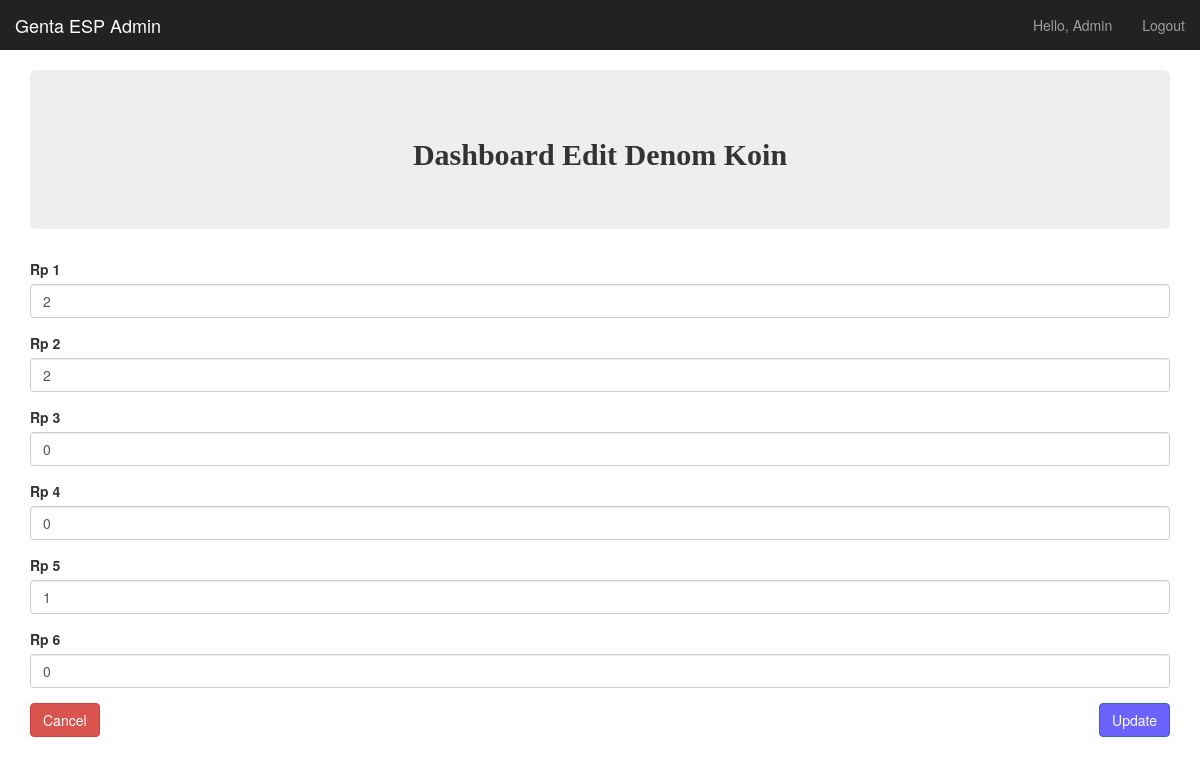
/denom_koin_process/edit_denom_koin.php?id_denom_koin=1 (signed in), run on the app's committed database.
### tables this page shows
CREATE TABLE `denom_koin` (
  `id_denom_koin` int(12) NOT NULL,
  `denom_koin` bigint(12) NOT NULL,
  `id_users` int(11) NOT NULL,
  `rp1` int(12) NOT NULL,
  `rp2` int(12) NOT NULL,
  `rp3` int(12) NOT NULL,
  `rp4` int(12) NOT NULL,
  `rp5` int(12) NOT NULL,
  `rp6` int(12) NOT NULL,
  `inpak` int(11) NOT NULL,
  `created_at` datetime NOT NULL,
  `updated_at` datetime NOT NULL
);

### denom_koin_process/edit_denom_koin.php (the view, shortened to what this page needs)
<?php
	include '../koneksi.php';
	if ($_POST) {
		date_default_timezone_set("Asia/Bangkok");
		$result = $mysqli->query("UPDATE denom_koin SET id_denom_koin='".$_POST['id_denom_koin']."', rp1='".$_POST['rp1']."', rp2='".$_POST['rp2']."', rp3='".$_POST['rp3']."', rp4='".$_POST['rp4']."', rp5='".$_POST['rp5']."', rp6='".$_POST['rp6']."', updated_at='".date('Y-m-d H:s:i')."' WHERE id_denom_koin=".$_POST['id_denom_koin']);
		if(!$result){
			echo $mysqli->connect_errno." - ".$mysqli->connect_error;
			exit();
		}else{
			echo "<script>
           alert('Data berhasil di update');
           window.location.href='dashboard_u.php';
           </script>";
		}
	}else{
		$result = $mysqli->query("SELECT * FROM `denom_koin` WHERE `id_denom_koin` = ".$_GET['id_denom_koin']."");
		if($result->num_rows > 0){
           $data = mysqli_fetch_object($result);
        }else{
           echo "data tidak tersedia";
           die();
        }
?>
<!DOCTYPE html>
<html lang="en">
  <head>
    <link href="css/bootstrap.min.css" rel="stylesheet">
    <link href="css/dashboard.css" rel="stylesheet">
    <link href="css/dataTables.bootstrap.css" rel="stylesheet" type="text/css" />
  <link href="css/dataTables.tableTools.min.css" rel="stylesheet" type="text/css" />
  </head>
  <body>
    <nav class="navbar navbar-inverse navbar-fixed-top">
      <div class="container-fluid">
        <div class="navbar-header">
          <a class="navbar-brand" href="#">Genta ESP Admin</a>
        </div>
        <div id="navbar" class="navbar-collapse collapse">
          <ul class="nav navbar-nav navbar-right">
            <li><a href="#"><?php echo "Hello, ".ucwords($_SESSION['user']);?></a></li>
            <li><a href="logout.php">Logout</a></li>
          </ul>
        </div>
      </div>
    </nav>
    <br>
    <div class="container">
      <div class="row">
        <div class="col-sm-12 col-md-12">
          <div class="jumbotron">
            <h2 class="text-center" style="font-family: raleway sans-serif; font-weight: 600;">Dashboard Edit Denom Koin</h2>
          </div>
          <div class="row">
            <div class="col-lg-12">
                <form action="" method="POST">
                  <div class="form-group">
                      <label>Rp 1</label>
                      <input class="form-control" type="number" name="rp1" value="<?= $data->rp1 ?>">
                    </div>
                    <div class="form-group">
                      <label>Rp 2</label>
                      <input class="form-control" type="number" name="rp2" value="<?= $data->rp2 ?>">
                    </div>
                    <div class="form-group">
                      <label>Rp 3</label>
                      <input class="form-control" type="number" name="rp3" value="<?= $data->rp3 ?>">
                    </div>
                    <div class="form-group">
                      <label>Rp 4</label>
                      <input class="form-control" type="number" name="rp4" value="<?= $data->rp4 ?>">
                    </div>
                    <div class="form-group">
                      <label>Rp 5</label>
                      <input class="form-control" type="number" name="rp5" value="<?= $data->rp5 ?>">
                    </div>
                    <div class="form-group">
                      <label>Rp 6</label>
                      <input class="form-control" type="number" name="rp6" value="<?= $data->rp6 ?>">
                  </div>
                  <div class="row">
                    <div class="col-sm-6">
                      <div class="button" style="text-align: left;">
                        <a href="dashboard_u.php" class="btn btn-xl btn-danger">Cancel</a>
                      </div>
                    </div>
                    <div class="col-sm-6">
                      <div class="button" style="text-align: right;">
                        <button class="btn btn-xl btn-primary" style="background-color: #6C63FF;">Update</button>
                      </div>
                    </div>
                  </div>
                </form>
            </div>
          </div>
        </div>
        <br>
      </div>
    </div>
  </body>
</html>
<?php
}
?>

### css/dashboard.css (style rules this page uses)
body { padding-top: 50px; }
.navbar-fixed-top { border: 0; }

### data on the page
denom_koin: rp1 "2", rp2 "2", rp3 "0", rp4 "0", rp5 "1", rp6 "0"

### other printed values
$_SESSION['user'] "Admin"
